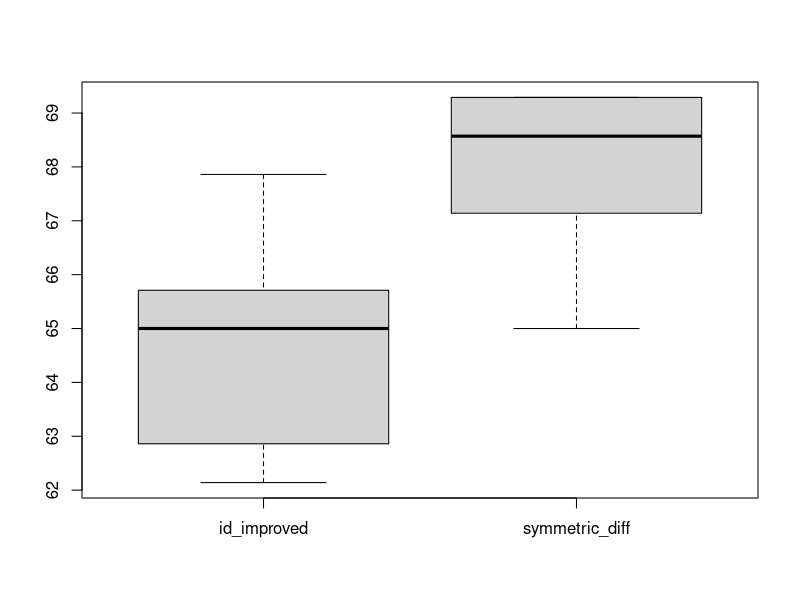
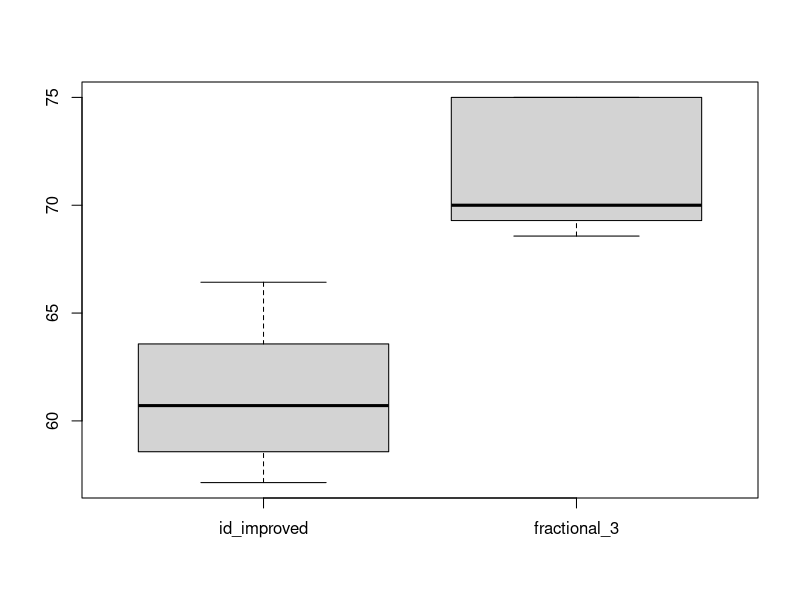
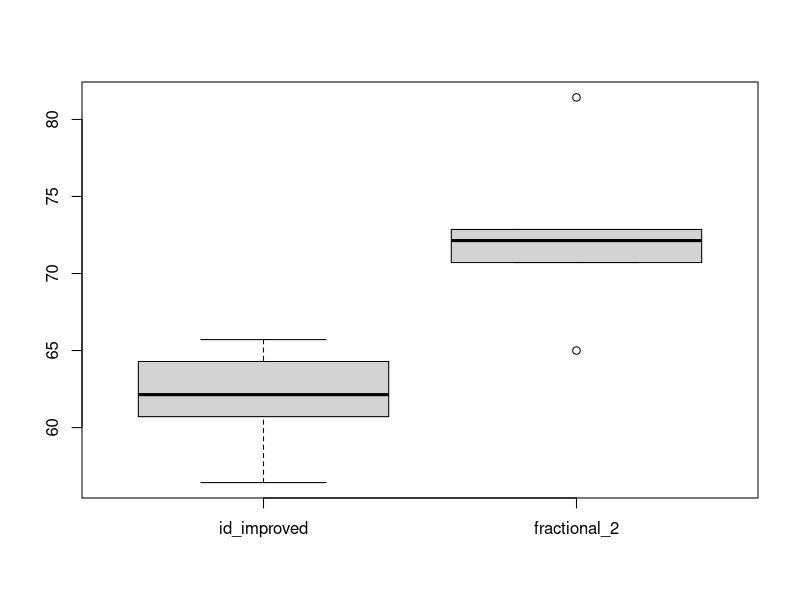
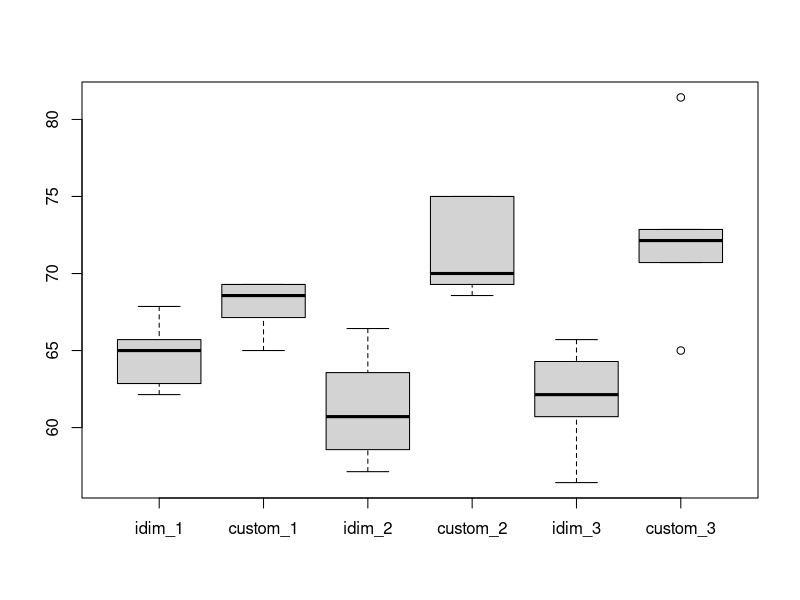

Write the R code that produced these figures, in order.
# Custom function: Symetric Difference

id_improved_1 <- c(67.86, 65, 65.71, 62.86, 62.14)
custom_1 <- c(69.29, 67.14, 65.00, 69.29, 68.57)

t.test(custom_1, id_improved_1, alternative="g", conf.level = 0.95)

data <- data.frame(id_improved=id_improved_1, symmetric_diff=custom_1)
boxplot(data)

# Custom function: Fractional 3 deep

id_improved_2 <- c(58.57, 60.71, 63.57, 66.43, 57.14)
custom_2 <- c(70.00, 68.57, 69.29, 75.00, 75.00)

t.test(custom_2, id_improved_2, alternative="g", conf.level = 0.95)

data <- data.frame(id_improved=id_improved_2, fractional_3=custom_2)
boxplot(data)


t.test(custom_2, custom_1, alternative="g", conf.level = 0.95)

# Custom function: Fractional 2 deep

id_improved_3 <- c(56.43, 65.71, 60.71, 64.29, 62.14)
custom_3 <- c(70.71, 72.86, 72.14, 81.43, 65.00)

t.test(custom_3, id_improved_3, alternative="g", conf.level = 0.95)

data <- data.frame(id_improved=id_improved_3, fractional_2=custom_3)
boxplot(data)


data <- data.frame(idim_1=id_improved_1, custom_1=custom_1,
                   idim_2=id_improved_2, custom_2=custom_2,
                   idim_3=id_improved_3, custom_3=custom_3)
boxplot(data)

t.test(custom_3, custom_2, alternative="g", conf.level = 0.95)

